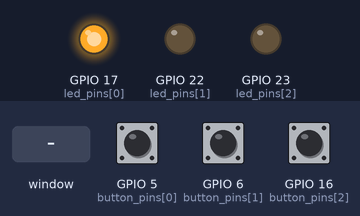
A program run on a simulated Raspberry Pi (BCM pin numbers). Parts: output pins drawn as LEDs (lit = HIGH). Inputs (shaded band) come from the test bench; at power-on: GPIO 5 (button_pins[0]) HIGH, GPIO 6 (button_pins[1]) HIGH, GPIO 16 (button_pins[2]) HIGH. Random numbers come from a fixed seed; the desktop window is not drawn, its controls go by their first labels and the mouse button is held 0.15 s.

Above: at 1.2 s.
1.3 s: control labelled "E1" in the window clicked
At 1.8 s:
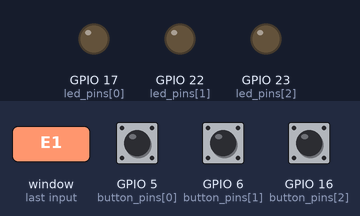
2.8 s: control labelled "Complete" in the window clicked
At 4.0 s:
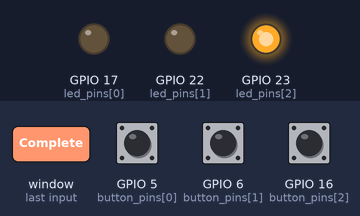
4.3 s: control labelled "Complete" in the window clicked
At 5.2 s:
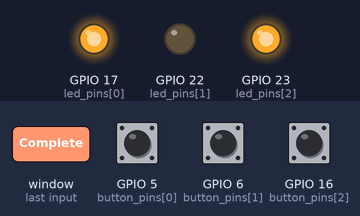
5.8 s: control labelled "E3" in the window clicked
At 6.4 s:
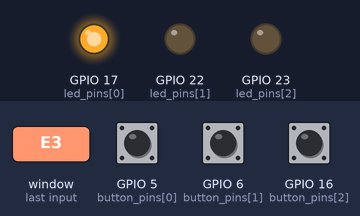
Timing chart, 0 to 8.3 s (numbered marks = the images above; inputs shaded):
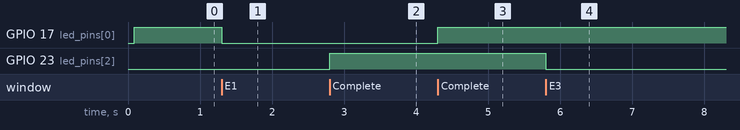

The program:

CLI.py
```python
from guizero import App, Box, Text, PushButton, Combo, Slider
from gpiozero import LED, Button
import random

led_pins = [17, 22, 23]
button_pins = [5, 6, 16]
leds = []
buttons = []
button_states = [0, 0, 0]
for led_pin in led_pins:
    leds.append(LED(led_pin))

for button_pin in button_pins:
    buttons.append(Button(button_pin))

def b1_pressed(button):
    button_states[0] += 1
    button_states[0] = button_states[0] % 2

def b2_pressed(button):
    button_states[1] += 1
    button_states[1] = button_states[1] % 2

def b3_pressed(button):
    button_states[2] += 1
    button_states[2] = button_states[2] % 2


buttons[0].when_pressed = b1_pressed
buttons[1].when_pressed = b2_pressed
buttons[2].when_pressed = b3_pressed

def light_led_at_random(leds):
    led = random.choice(leds)
    led.on()

def switch_screen(switch_to):
    hide_all()
    switch_to.show()
    if switch_to == option2:
        text2.after(2000, diagnostic_found)
    if switch_to == option0:
        light_led_at_random(leds)


def hide_all():
    for screen in all_screens:
        screen.hide()

def show_routine(selected_value):
    #set one of the lights randomly before
    if selected_value == "E1":
        routine_1()
    elif selected_value == "E2":
        routine_2()
    else:
        routine_3()

def enable_option4():
    option4_button.enable()


def d1_s3():
    text4.value = "Step 3: Press button 3"
    text4.after(3000, enable_option4)

def d1_s2():
    text4.value = "Step 2: Rotate the arm to the left"
    text4.after(3000, d1_s3)

def diagnostic_1():
    prev_state = button_states[0]
    text4.value= "Step 1: Press Button 1"
    switch_screen(option4)
    text4.after(3000, d1_s2)

"""
def diagnostic_2():
    text4.value = "Step 1: Press Button 3"
    switch_screen(option4)
    ## Controller to up
    ## Press button 2
    ## controller to left
    None
"""

def routine_1():
    text5.value = "Press B1 once"
    text6.value = "Turn rotating arm clockwise for 1 turn"
    text7.value = "Press B3 twice"
    switch_screen(option5)
    leds[0].off()

def routine_2():
    text5.value= "Turn rotating arm anti-clockwise for 1 turn"
    text6.value = "Press B2 twice"
    text7.value = "Turn rotating arm to the left"
    switch_screen(option5)
    leds[1].off()

def routine_3():
    text5.value = "Press B3 once"
    text6.value = "Turn the rotating arm to the right"
    text7.value = "Press B1 once"
    switch_screen(option5)
    leds[2].off()

def show_diagnostic(selected_value):
    if selected_value == "Yes":
        if random.random() < .5:
            diagnostic_1()
        else:
            # diagnostic_2()
            diagnostic_1()
    else:
        switch_screen(option0)

def diagnostic_found():
    text2.value = 'Diagnostic found, do you want to walk through?'
    combo2 = Combo(option2, options=["Yes", "No"], align="bottom", command=show_diagnostic)

app = App("Maintanance Helper")

# Create a blank list to hold all the different screens
all_screens = []

# Add space at the top of the buttons
spacer_box = Text(app, text="", width=30, height=1)

# Create a box to contain the menu buttons
menu = Box(app)
menu.tk.width = 900
menu.bg = "light blue"

# Add space at the bottom of the buttons
spacer_box_2 = Text(app, text="", width=30, height=1)

# Option 0 box
option0 = Box(app, width='fill')
text0 = Text(option0, "Welcome to the Maintanance Helper")
all_screens.append(option0)


# Option 1 box
option1 = Box(app, width='fill')
### light one of the leds randomly

text1 = Text(option1, text="Select the error that you want to fix", align="bottom")
combo = Combo(option1, options=["E1", "E2", "E3"], align="bottom", command=show_routine)
all_screens.append(option1)

# Option 2 box
option2 = Box(app)
text2 = Text(option2, text="Running Diagnostic...")
all_screens.append(option2)

# Option 3 box
option3 = Box(app)
text3 = Text(option3)
all_screens.append(option3)

# Option 4 box
option4 = Box(app)
text4 = Text(option4)
option4_button = PushButton(option4, text="Completed", command=switch_screen, args=[option0], align="left")
option4_button.disable()

all_screens.append(option4)

# Option 5 box
option5 = Box(app)
text5 = Text(option5)
text6 = Text(option5)
text7 = Text(option5)
button5 = PushButton(option5, text="Complete", command=switch_screen, args=[option0], align="bottom")
all_screens.append(option5)

# Add the screens to the menu box
option1_button = PushButton(menu, text="Maintanance Routines", command=switch_screen, args=[option1], align="left")
option2_button = PushButton(menu, text="Run Diagnostics", command=switch_screen, args=[option2], align="left")

# Hide all screens and then show the first one
hide_all()
all_screens[0].show()
light_led_at_random(leds)
app.display()
```

Measured:
- after the input at 1.3 s, GPIO 17 (led_pins[0]): HIGH → LOW at once
- after the input at 2.8 s, GPIO 23 (led_pins[2]): LOW → HIGH at once
- after the input at 4.3 s, GPIO 17 (led_pins[0]): LOW → HIGH at once
- after the input at 5.8 s, GPIO 23 (led_pins[2]): HIGH → LOW at once
